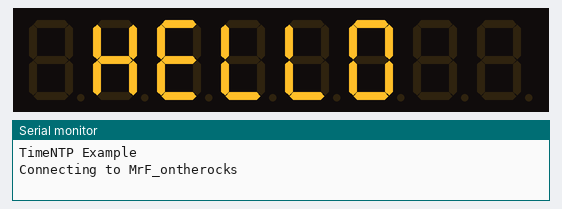
Simulated run of this program. Board: ESP8266 (NodeMCU). Shown: 8-digit seven-segment display, the last lines printed to the serial monitor. WiFi joins after 1.5 s; servers stay silent unless stated.

Above: at 0.3 s.
At 1.8 s:
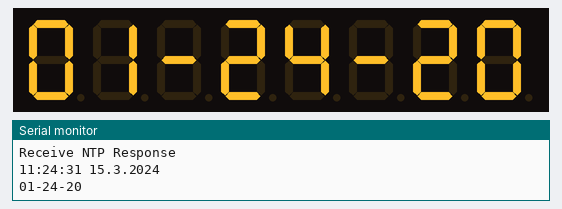

Measured:
- what the display in image 0 shows lasts 1.5 s, from 0.3 s to 1.8 s

The program:

main.cpp
```cpp
#include <TimeLib.h>
#include <ESP8266WiFi.h>
#include <WiFiUdp.h>
#include <TM1638plus.h>

// Pin configuration for an ESP-07 module:
#define D0 16 // has no PWM
#define D5 14
#define D6 12
#define D7 13
#define D4 2  // is an output on startup
#define D3 0  // connected to Flash button
#define D1 4  // used for i2c
#define D2 5  // used for i2c

// Please make a wifi_config.h file in this directory with the following two lines:
// const char ssid[] = "*************";
// const char pass[] = "*************";
#include "wifi_config.h"

// NTP Server:
static const char ntpServerName[] = "pool.ntp.org";

const int timeZone = 1;     // Central European Time

// GPIO I/O pins connected to strobe, clock, data,
// pick on any I/O you want.
#define STROBE_TM D0 // strobe = GPIO connected to strobe line of module
#define CLOCK_TM D1  // clock = GPIO connected to clock line of module
#define DIO_TM D2 // data = GPIO connected to data line of module
bool high_freq = false; //default false, If using a high freq CPU > ~100 MHZ set to true.

// Constructor object (GPIO STB , GPIO CLOCK , GPIO DIO, use high freq MCU)
TM1638plus tm(STROBE_TM, CLOCK_TM , DIO_TM, high_freq);

WiFiUDP Udp;
unsigned int localPort = 8888;  // local port to listen for UDP packets

time_t getNtpTime();
void digitalClockDisplay();
void printDigits(int digits);
void sendNTPpacket(IPAddress &address);

void setup()
{
  Serial.begin(115200);
  while (!Serial) ; // Needed for Leonardo only
  delay(250);

  tm.displayBegin();
  tm.brightness(3);

  Serial.println("TimeNTP Example");
  Serial.print("Connecting to ");
  tm.reset();
  tm.displayText(" HELLO ");
  Serial.println(ssid);
  WiFi.begin(ssid, pass);

  while (WiFi.status() != WL_CONNECTED) {
    delay(500);
    Serial.print(".");
  }

  Serial.print("IP number assigned by DHCP is ");
  Serial.println(WiFi.localIP());
  Serial.println("Starting UDP");
  Udp.begin(localPort);
  Serial.print("Local port: ");
  Serial.println(Udp.localPort());
  tm.reset();
  tm.displayText("today is");
  Serial.println("waiting for sync");
  setSyncProvider(getNtpTime);
  setSyncInterval(300);
}

time_t prevDisplay = 0; // when the digital clock was displayed

void loop()
{
  if (timeStatus() != timeNotSet) {
    if (now() != prevDisplay) { //update the display only if time has changed
      prevDisplay = now();
      digitalClockDisplay();
    }
  }
}

void digitalClockDisplay()
{
  // digital clock display of the time
  Serial.print(hour());
  printDigits(minute());
  printDigits(second());
  Serial.print(" ");
  Serial.print(day());
  Serial.print(".");
  Serial.print(month());
  Serial.print(".");
  Serial.print(year());
  Serial.println();

  time_t time = now();
  int monthDay = 1231;
  while (year(time) > 2020) {
    time = time - (24 * 60 * 60);
    monthDay++;
  }
  int month = monthDay / 100;
  int day = monthDay % 100;

  char date[10];
  snprintf(date, 11, "%02d-%02d-%02d", day, month, 20);
  Serial.println(date);

  tm.displayText(date);
}

void printDigits(int digits)
{
  // utility for digital clock display: prints preceding colon and leading 0
  Serial.print(":");
  if (digits < 10)
    Serial.print('0');
  Serial.print(digits);
}

/*-------- NTP code ----------*/

const int NTP_PACKET_SIZE = 48; // NTP time is in the first 48 bytes of message
byte packetBuffer[NTP_PACKET_SIZE]; //buffer to hold incoming & outgoing packets

time_t getNtpTime()
{
  IPAddress ntpServerIP; // NTP server's ip address

  while (Udp.parsePacket() > 0) ; // discard any previously received packets
  Serial.println("Transmit NTP Request");
  // get a random server from the pool
  WiFi.hostByName(ntpServerName, ntpServerIP);
  Serial.print(ntpServerName);
  Serial.print(": ");
  Serial.println(ntpServerIP);
  sendNTPpacket(ntpServerIP);
  uint32_t beginWait = millis();
  while (millis() - beginWait < 5000) {
    int size = Udp.parsePacket();
    if (size >= NTP_PACKET_SIZE) {
      Serial.println("Receive NTP Response");
      Udp.read(packetBuffer, NTP_PACKET_SIZE);  // read packet into the buffer
      unsigned long secsSince1900;
      // convert four bytes starting at location 40 to a long integer
      secsSince1900 =  (unsigned long)packetBuffer[40] << 24;
      secsSince1900 |= (unsigned long)packetBuffer[41] << 16;
      secsSince1900 |= (unsigned long)packetBuffer[42] << 8;
      secsSince1900 |= (unsigned long)packetBuffer[43];
      return secsSince1900 - 2208988800UL + timeZone * SECS_PER_HOUR;
    }
  }
  Serial.println("No NTP Response :-(");
  tm.reset();
  tm.displayText("no ntp");
  return 0; // return 0 if unable to get the time
}

// send an NTP request to the time server at the given address
void sendNTPpacket(IPAddress &address)
{
  // set all bytes in the buffer to 0
  memset(packetBuffer, 0, NTP_PACKET_SIZE);
  // Initialize values needed to form NTP request
  // (see URL above for details on the packets)
  packetBuffer[0] = 0b11100011;   // LI, Version, Mode
  packetBuffer[1] = 0;     // Stratum, or type of clock
  packetBuffer[2] = 6;     // Polling Interval
  packetBuffer[3] = 0xEC;  // Peer Clock Precision
  // 8 bytes of zero for Root Delay & Root Dispersion
  packetBuffer[12] = 49;
  packetBuffer[13] = 0x4E;
  packetBuffer[14] = 49;
  packetBuffer[15] = 52;
  // all NTP fields have been given values, now
  // you can send a packet requesting a timestamp:
  Udp.beginPacket(address, 123); //NTP requests are to port 123
  Udp.write(packetBuffer, NTP_PACKET_SIZE);
  Udp.endPacket();
}
```

wifi_config.h
```cpp
const char ssid[] = "MrF_ontherocks";  //  your network SSID (name)
const char pass[] = "Boblablaw";       // your network password
```
